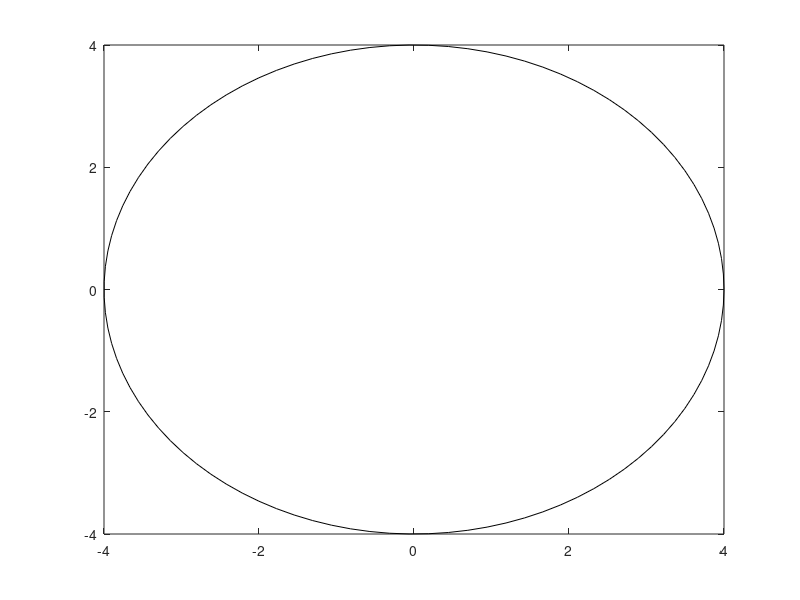

The MATLAB script that drew this image:
function out = testCase1()

theta = linspace(0,2*pi);
r = 4;
x = r.*cos(theta);
y = r.*sin(theta);
plot(x,y,'k');
end